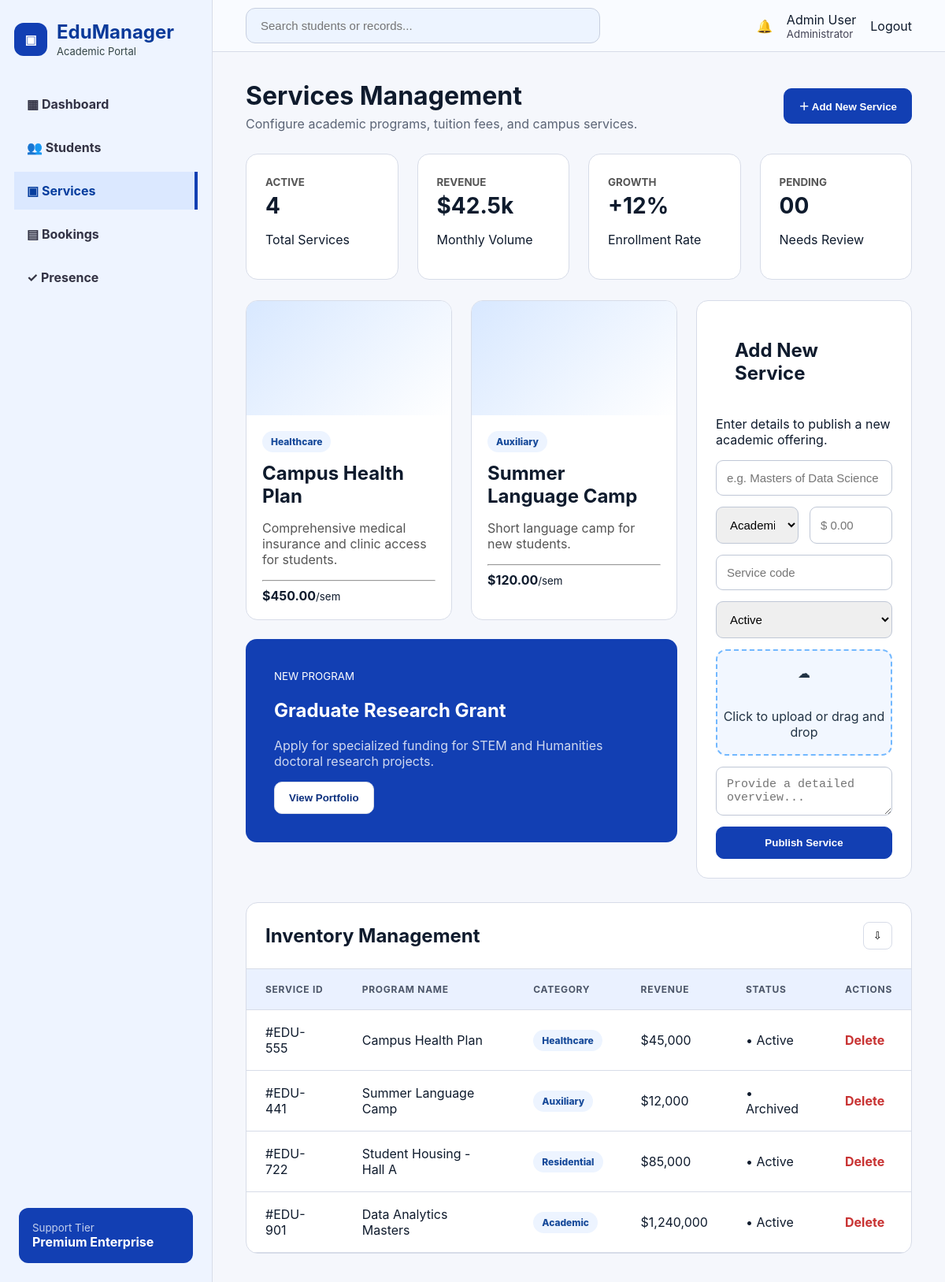
The page /public/index.php?route=services (signed in) on the database its author committed.
### tables this page shows
CREATE TABLE services (
  id INT AUTO_INCREMENT PRIMARY KEY,
  service_code VARCHAR(30) NOT NULL UNIQUE,
  name VARCHAR(160) NOT NULL,
  category ENUM('Academic','Healthcare','Residential','Auxiliary') DEFAULT 'Academic',
  price DECIMAL(10,2) DEFAULT 0,
  description TEXT,
  status ENUM('Active','Pending','Archived') DEFAULT 'Active',
  image VARCHAR(255),
  created_at TIMESTAMP DEFAULT CURRENT_TIMESTAMP,
  INDEX idx_services(category,status)
);

### app/Core/Controller.php (called while the page is built, shortened)
<?php
abstract class Controller {
    protected function view(string $view, array $data = []): void {
        extract($data);
        require __DIR__ . '/../Views/layouts/header.php';
        require __DIR__ . '/../Views/layouts/sidebar.php';
        require __DIR__ . '/../Views/' . $view . '.php';
        require __DIR__ . '/../Views/layouts/footer.php';
    }
}

### app/Controllers/ServiceController.php (called while the page is built, shortened)
<?php
class ServiceController extends Controller {
    private Service $model;
    public function __construct(){ $this->model = new Service(); }
    public function index(): void { $this->requireAuth(); $q=$_GET['q']??''; $this->view('services/index',['title'=>'Services','active'=>'services','services'=>$this->model->all($q),'counts'=>$this->model->counts(),'q'=>$q]); }
}

### public/index.php (called while the page is built, shortened)
<?php
require_once __DIR__ . '/../app/Core/Controller.php';
$route = $_GET['route'] ?? (Auth::check() ? 'dashboard' : 'login');
$routes = [
 'login'=>[AuthController::class,'login'], 'logout'=>[AuthController::class,'logout'],
 'dashboard'=>[DashboardController::class,'index'],
 'students'=>[StudentController::class,'index'], 'students.store'=>[StudentController::class,'store'], 'students.update'=>[StudentController::class,'update'], 'students.delete'=>[StudentController::class,'delete'],
 'services'=>[ServiceController::class,'index'], 'services.store'=>[ServiceController::class,'store'], 'services.update'=>[ServiceController::class,'update'], 'services.delete'=>[ServiceController::class,'delete'],
 'bookings'=>[BookingController::class,'index'], 'bookings.store'=>[BookingController::class,'store'], 'bookings.status'=>[BookingController::class,'updateStatus'], 'bookings.delete'=>[BookingController::class,'delete'],
 'presence'=>[PresenceController::class,'index'], 'presence.store'=>[PresenceController::class,'store'], 'presence.delete'=>[PresenceController::class,'delete'],
 'api.stats'=>[ApiController::class,'stats'], 'api.students'=>[ApiController::class,'students'],
];
[$class,$method] = $routes[$route]; (new $class())->$method();

### app/Models/Service.php (called while the page is built, shortened)
<?php
class Service extends Model {
    public function all(string $q=''): array {
        return $this->db->query('SELECT * FROM services ORDER BY id DESC')->fetchAll();
    }
}

### app/Views/services/index.php (the view, shortened to what this page needs)
<div class="page-head"><div><h1>Services Management</h1><p>Configure academic programs, tuition fees, and campus services.</p></div><button class="btn primary" onclick="openModal('serviceModal')">＋ Add New Service</button></div>
<div class="cards four"><div class="stat"><small>ACTIVE</small><h2><?=$counts['total']?></h2><p>Total Services</p></div><div class="stat"><small>REVENUE</small><h2>$42.5k</h2><p>Monthly Volume</p></div><div class="stat"><small>GROWTH</small><h2>+12%</h2><p>Enrollment Rate</p></div><div class="stat"><small>PENDING</small><h2><?=str_pad($counts['pending'],2,'0',STR_PAD_LEFT)?></h2><p>Needs Review</p></div></div>
<div class="services-layout"><div><div class="service-cards"><?php foreach(array_slice($services,0,2) as $s):?><article class="service-card"><?php if($s['image']):?><img src="uploads/<?=htmlspecialchars($s['image'])?>"><?php else:?><div class="fake-img"></div><?php endif;?><div><span class="pill"><?=htmlspecialchars($s['category'])?></span><h2><?=htmlspecialchars($s['name'])?></h2><p><?=htmlspecialchars($s['description'])?></p><hr><b>$<?=number_format($s['price'],2)?></b><small>/sem</small></div></article><?php endforeach;?></div><section class="hero-card"><small>NEW PROGRAM</small><h2>Graduate Research Grant</h2><p>Apply for specialized funding for STEM and Humanities doctoral research projects.</p><button class="btn light">View Portfolio</button></section></div>
<aside class="panel form-panel"><h2>Add New Service</h2><p>Enter details to publish a new academic offering.</p><form method="post" enctype="multipart/form-data" action="index.php?route=services.store"><input name="name" placeholder="e.g. Masters of Data Science" required><div class="two"><select name="category"><option>Academic</option><option>Healthcare</option><option>Residential</option><option>Auxiliary</option></select><input name="price" type="number" step="0.01" placeholder="$ 0.00"></div><input name="service_code" placeholder="Service code"><select name="status"><option>Active</option><option>Pending</option><option>Archived</option></select><label class="upload-box">☁<span>Click to upload or drag and drop</span><input type="file" name="image"></label><textarea name="description" placeholder="Provide a detailed overview..."></textarea><button class="btn primary">Publish Service</button></form></aside></div>
<section class="panel table-panel"><div class="panel-head"><h2>Inventory Management</h2><button onclick="exportTable('servicesTable')" class="icon-btn">⇩</button></div><table id="servicesTable"><thead><tr><th>Service ID</th><th>Program Name</th><th>Category</th><th>Revenue</th><th>Status</th><th>Actions</th></tr></thead><tbody><?php foreach($services as $s):?><tr><td>#<?=htmlspecialchars($s['service_code'])?></td><td><?=htmlspecialchars($s['name'])?></td><td><span class="pill"><?=htmlspecialchars($s['category'])?></span></td><td>$<?=number_format($s['price']*100,0)?></td><td>• <?=htmlspecialchars($s['status'])?></td><td><a class="link red" onclick="return confirm('Delete service?')" href="index.php?route=services.delete&id=<?=$s['id']?>">Delete</a></td></tr><?php endforeach;?></tbody></table></section>

### public/assets/css/style.css (style rules this page uses)
:root { --blue:#123fb3;--blue2:#e8f0ff;--bg:#f5f7fc;--line:#d7dce8;--text:#0f1b2d;--muted:#5b6475;--green:#14a36f;--red:#c83232;--card:#fff }
* { box-sizing:border-box }
body { margin:0;font-family:Inter,Segoe UI,Arial,sans-serif;background:var(--bg);color:var(--text) }
a { text-decoration:none;color:inherit }
.page-head { display:flex;align-items:center;justify-content:space-between;margin-bottom:28px }
.page-head h1 { font-size:32px;margin:0 }
.page-head p { margin:6px 0 0;color:var(--muted) }
.btn { border:1px solid var(--line);border-radius:10px;padding:12px 18px;font-weight:700;background:white;cursor:pointer;display:inline-block }
.btn.primary { background:var(--blue);color:white;border-color:var(--blue) }
.btn.light { background:white;color:#0b2f7d }
.cards { display:grid;gap:24px;margin-bottom:26px }
.cards.four { grid-template-columns:repeat(4,1fr) }
.stat { background:var(--card);border:1px solid var(--line);border-radius:15px;padding:24px;position:relative;min-height:126px }
.stat h2 { font-size:28px;margin:4px 0 }
.stat small { font-weight:700;color:#555 }
.red { color:var(--red)!important }
.panel { background:#fff;border:1px solid var(--line);border-radius:15px;overflow:hidden }
.panel h2 { margin:0 }
.panel>h2,.panel-head { padding:24px }
.panel-head { display:flex;justify-content:space-between;align-items:center;border-bottom:1px solid var(--line) }
.table-panel table { width:100%;border-collapse:collapse }
.table-panel th { background:#eaf1ff;text-align:left;color:#4c5669;font-size:12px;letter-spacing:.06em;text-transform:uppercase }
.table-panel th,.table-panel td { padding:18px 24px;border-bottom:1px solid var(--line) }
.badge,.pill { display:inline-block;border-radius:999px;padding:6px 11px;font-size:12px;font-weight:800;background:#edf4ff;color:#174a9a }
.link { border:none;background:none;color:#1242a5;font-weight:700;cursor:pointer }
.icon-btn { border:1px solid var(--line);background:white;border-radius:8px;padding:9px 12px;cursor:pointer }
.services-layout { display:grid;grid-template-columns:2fr 1fr;gap:24px;margin-bottom:30px }
.service-cards { display:grid;grid-template-columns:1fr 1fr;gap:24px }
.service-card { background:#fff;border:1px solid var(--line);border-radius:15px;overflow:hidden }
.service-card img,.fake-img { width:100%;height:145px;object-fit:cover;background:linear-gradient(135deg,#d8e8ff,#fff) }
.service-card div { padding:20px }
.service-card h2 { margin:12px 0 8px }
.service-card p { color:#555 }
.hero-card { margin-top:24px;border-radius:14px;padding:36px;background:var(--blue);color:white;min-height:210px }
.hero-card p { opacity:.8 }
.form-panel { padding:24px }
.form-panel form,.modal-card { display:grid;gap:14px }
.form-panel input,.form-panel select,.form-panel textarea,.modal-card input,.modal-card select,.modal-card textarea { padding:13px;border:1px solid #bfc7d6;border-radius:9px;font-size:15px;width:100% }
.two,.form-grid { display:grid;grid-template-columns:1fr 1fr;gap:14px }
.upload-box { border:2px dashed #72b8ff;background:#f2f7ff;border-radius:13px;min-height:135px;display:grid;place-items:center;text-align:center;color:#234;cursor:pointer }

### rows shown on the page
services: category "Healthcare", name "Campus Health Plan", description "Comprehensive medical insurance and clinic access for students.", price "450.00", service_code "EDU-555", $s['price']*100 "45,000", status "Active"
services: category "Auxiliary", name "Summer Language Camp", description "Short language camp for new students.", price "120.00", service_code "EDU-441", $s['price']*100 "12,000", status "Archived"
services: service_code "EDU-722", name "Student Housing - Hall A", category "Residential", $s['price']*100 "85,000", status "Active"
services: service_code "EDU-901", name "Data Analytics Masters", category "Academic", $s['price']*100 "1,240,000", status "Active"

### other values the page prints
$user['name'] "Admin User"
$counts['total'] "4"
str_pad($counts['pending'],2,'0',STR_PAD_LEFT) "00"
